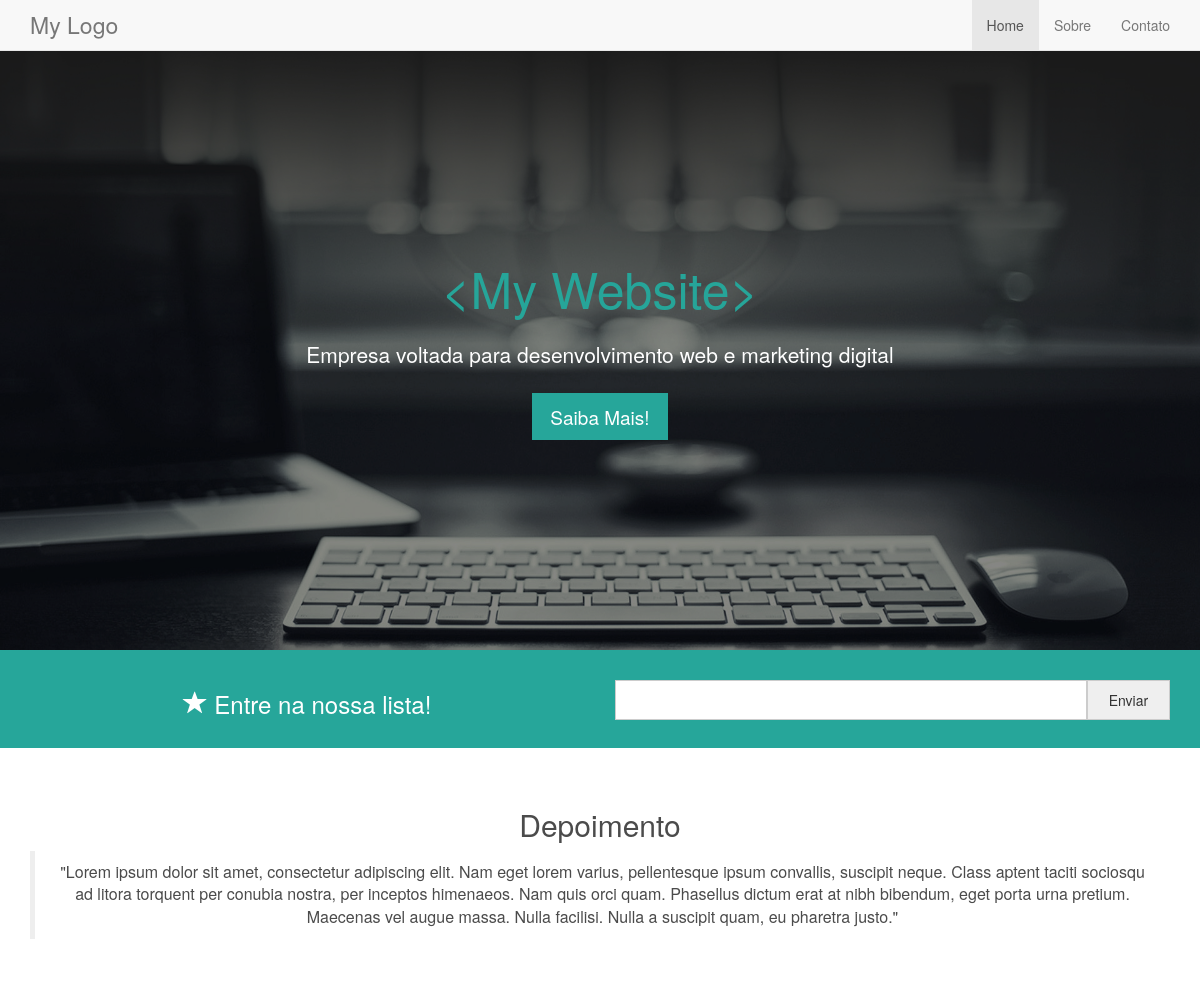
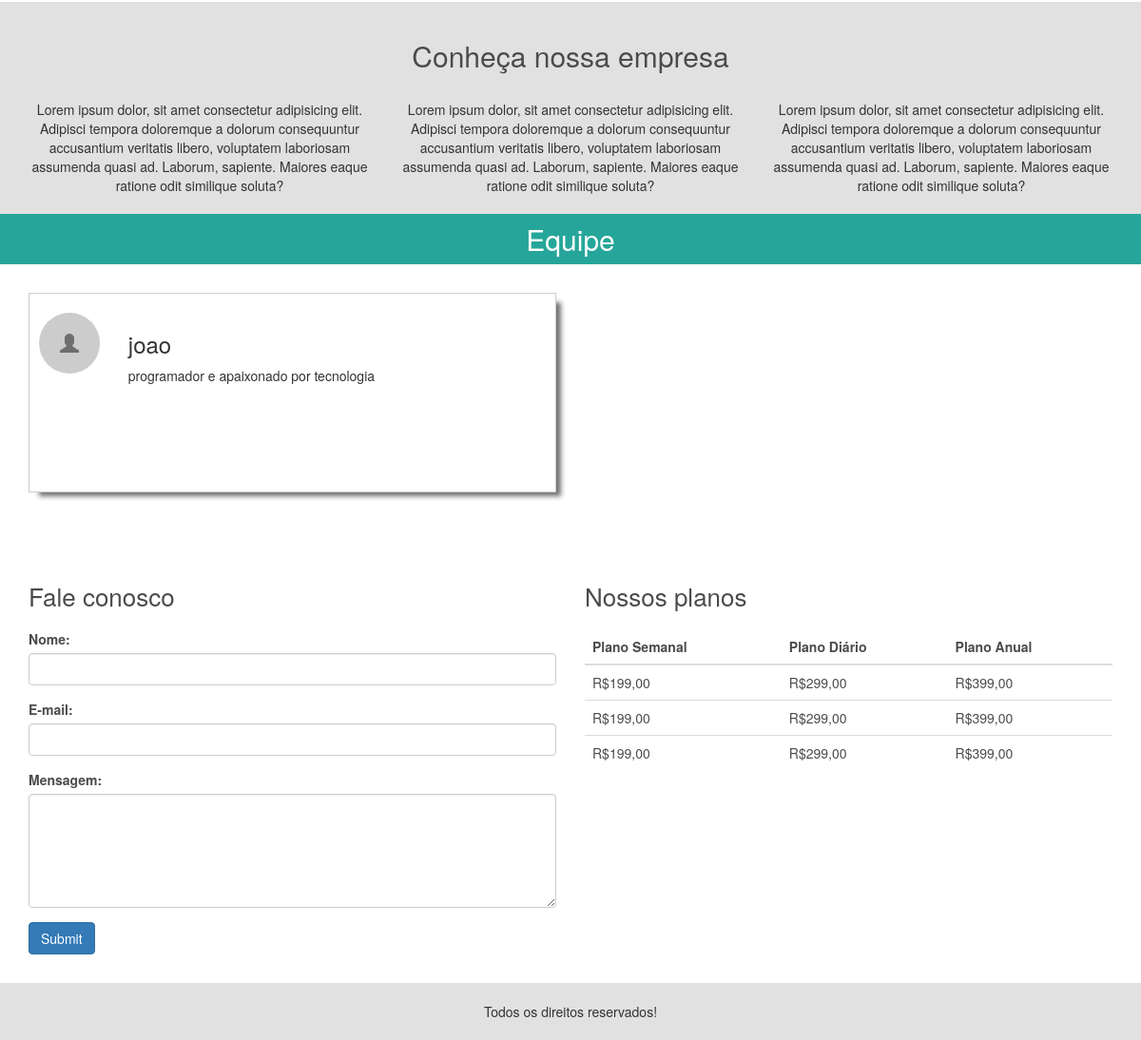
The page /site/index.php on the database its author committed (2 pictures, top to bottom).
### tables this page shows
CREATE TABLE IF NOT EXISTS `tb_sobre` (
  `id` int(11) NOT NULL AUTO_INCREMENT,
  `sobre` longtext NOT NULL,
  PRIMARY KEY (`id`)
);

CREATE TABLE IF NOT EXISTS `tb_equipe` (
  `id` int(11) NOT NULL AUTO_INCREMENT,
  `nome` varchar(255) NOT NULL,
  `descricao` text NOT NULL,
  PRIMARY KEY (`id`)
);

### site/index.php (the view, shortened to what this page needs)
<?php
$pdo = new PDO('mysql:host=localhost;dbname=bootstrap_projeto;', 'root', '');
$sobre = $pdo->prepare('SELECT * FROM tb_sobre');
$sobre->execute();
$sobre = $sobre->fetch()['sobre'];
?>
<!DOCTYPE html>
<html lang="en">
  <head>
    <link href="css/bootstrap.min.css" rel="stylesheet">
    <link href="css/style.css" rel="stylesheet">
  </head>
  <body>
    <nav class="navbar navbar-default navbar-fixed-top">
      <div class="container">
        <div class="navbar-header">
          <a class="navbar-brand" href="#">My Logo</a>
        </div>
        <div id="navbar" class="collapse navbar-collapse">
          <ul class="nav navbar-nav navbar-right">
            <li class="active"><a href="">Home</a></li>
            <li><a href="sobre">Sobre</a></li>
            <li><a href="contato">Contato</a></li>
          </ul>
        </div>
      </div>
    </nav>
    <div class="box">
      <section class="banner">
        <div class="overlay"></div>
        <div class="container chamada-banner">
          <div class="row">
              <div class="col-md-12 text-center">
              <h2><?php echo htmlentities('<'); ?>My Website<?php echo htmlentities('>');  ?></h2>
                  <p>Empresa voltada para desenvolvimento web e marketing digital</p>
                  <a href="">Saiba Mais!</a>
              </div>
          </div>
        </div>
      </section>
      <section class="cadastro-lead">
          <div class="container">
            <div class="row text-center">
                <div class="col-md-6">
                  <h2><span class="glyphicon glyphicon-star" aria-hidden="true"></span> Entre na nossa lista!</h2>
                </div>
                <div class="col-md-6">
                  <form method="post">
                    <input type="text" name="nome" /><input type="submit" value="Enviar" />
                  </form>
                </div>
            </div>
          </div>
      </section>
      <section class="depoimento text-center">
        <div class="container">
            <div class="row">
                <div class="col-md-12">
                  <h2>Depoimento</h2>
                    <blockquote>
                      <p>"Lorem ipsum dolor sit amet, consectetur adipiscing elit. Nam eget lorem varius, pellentesque ipsum convallis, suscipit neque. Class aptent taciti sociosqu ad litora torquent per conubia nostra, per inceptos himenaeos. Nam quis orci quam. Phasellus dictum erat at nibh bibendum, eget porta urna pretium. Maecenas vel augue massa. Nulla facilisi. Nulla a suscipit quam, eu pharetra justo."</p>
                  </blockquote>
                </div>
            </div>
        </div>
      </section>
      <section class="diferenciais text-center">
      <h2>Conheça nossa empresa</h2>
        <div class="container diferenciais-container">
            <div class="row"><?php echo $sobre; ?> </div>
        </div>
      </section>
      <section class="equipe">
        <h2>Equipe</h2>
        <div class="container equipe-container">
            <div class="row">
             <?php
              $selecionarMembros = $pdo->prepare('SELECT * FROM tb_equipe');
              $selecionarMembros->execute();
              $membros = $selecionarMembros->fetchAll();
              for($i = 0; $i < count($membros); $i++){
             ?>
                <div class="col-md-6">
                    <div class="equipe-single">
                        <div class="row">
                            <div class="col-md-2">
                                <div class="user-picture">
                                  <div class="user-picture-child"><span class="glyphicon glyphicon-user"></span></div>
                                </div>
                            </div>
                            <div class="col-md-10">
                               <h3><?php echo $membros[$i]['nome']; ?></h3>
                               <p> <?php echo $membros[$i]['descricao']; ?></p>
                            </div>
                        </div>
                    </div>
                </div>
              <?php } ?>
            </div>
        </div>
      </section>
      <section class="final-site">
          <div class="container">
              <div class="row">
                  <div class="col-md-6">
                    <h2>Fale conosco</h2>
                    <form>
                        <div class="form-group">
                          <label for="email">Nome:</label>
                          <input type="text" name="nome" class="form-control" id="nome">
                        </div>
                         <div class="form-group">
                          <label for="email">E-mail:</label>
                          <input type="email" name="email" class="form-control" id="email">
                        </div>
                         <div class="form-group">
                          <label for="email">Mensagem:</label>
                          <textarea class="form-control"></textarea>
                        </div>
                        <button type="submit" class="btn btn-primary">Submit</button>
                    </form>
                  </div>
                  <div class="col-md-6">
                      <h2>Nossos planos</h2>
                        <table class="table">
                            <thead>
                              <tr>
                                <th>Plano Semanal</th>
                                <th>Plano Diário</th>
                                <th>Plano Anual</th>
                              </tr>
                            </thead>
                            <tbody>
                              <tr>
                                <td>R$199,00</td>
                               <td>R$299,00</td>
                                <td>R$399,00</td>
                              </tr>
                              <tr>
                                <td>R$199,00</td>
                               <td>R$299,00</td>
                                <td>R$399,00</td>
                              </tr>
                               <tr>
                                <td>R$199,00</td>
                               <td>R$299,00</td>
                                <td>R$399,00</td>
                              </tr>
                            </tbody>
                          </table>
                  </div>
              </div>
          </div>
      </section>
      <footer>
        <p class="text-center">Todos os direitos reservados!</p>
      </footer>
    </div>
  </body>
</html>

### site/css/style.css (style rules this page uses)
.navbar-brand { font-size: 23px; }
.box { position: relative; top: 30px; }
section.banner { padding: 210px 0; position: relative; min-height: 400px; background-image: url('../images/bg.jpg'); width: 100%; background-size: cover; background-position: center; }
section.banner > .container { position: relative; z-index: 2; }
.overlay { z-index: 1; width: 100%; height: 100%; left: 0; top: 0; position: absolute; background: rgba(15,15,15,0.5); }
.chamada-banner h2 { color: #26A599; font-size: 50px; }
.chamada-banner p { margin:24px 0; color: white; font-size: 21px; }
.chamada-banner a { display: inline-block; color: white; font-size: 19px; padding:10px 18px; background: #26A69A; }
section.cadastro-lead { background: #26A69A; padding:20px 0; }
section.cadastro-lead h2 { color: white; font-size: 24px; vertical-align: middle; }
section.cadastro-lead form { position: relative; top: 10px; }
section.cadastro-lead input[type=text] { width: 85%; padding-left: 8px; height: 40px; vertical-align: middle; border:1px solid #ccc; }
section.cadastro-lead input[type=submit] { width: 15%; vertical-align: middle; height: 40px; border:1px solid #ccc; }
section.depoimento { padding: 40px 0; }
section.depoimento h2 { color: #4b4b4b; }
section.depoimento blockquote { color: #4b4b4b; font-size: 16px; }
section.diferenciais { padding:20px 0; background: rgb(225,225,225); }
section.diferenciais > h2 { color: #4b4b4b; }
.diferenciais-container { margin-top: 30px; }
.equipe-container { padding-top: 30px;padding-bottom: 30px; }
.equipe-single { margin-bottom: 15px; width: 100%; min-height: 210px; padding:20px 10px; border: 1px solid #ccc; box-shadow: 8px 7px 5px -3px rgba(20,20,20,0.6); }
section.equipe h2 { margin: 0; text-align: center; padding:10px 2%; background:#26A69A; color: white; }
.user-picture { width: 100%; padding-top: 100%; position: relative; left: 50%; transform: translate(-50%,0%); }
.user-picture-child { position: absolute; left: 0; top: 0; width: 100%; border-radius: 50%; height: 100%; background-color:#ccc; }
.user-picture-child > span { color: rgb(110,110,110); font-size: 20px; position: relative; left: 50%; top: 50%; transform: translate(-50%,-50%); }
section.final-site { padding:30px 0; color: #4b4b4b; }
section.final-site textarea { height: 120px; }
section.final-site h2 { margin:20px 0; font-size: 26px; }
footer { background: rgb(225,225,225); padding: 20px 0; }
footer p { margin: 0; }

### rows shown on the page
tb_sobre: sobre "Lorem ipsum dolor, sit amet consectetur adipisicing elit. Adipisci tempora doloremque a dolorum consequuntur accusantium veritatis libero, voluptatem laboriosam assumenda quasi ad. Laborum, sapiente. Maiores eaque ratione odit similique soluta? Lorem ipsum dolor, sit amet consectetur adipisicing elit. Adipisci tempora doloremque a dolorum consequuntur accusantium veritatis libero, voluptatem laboriosam assumenda quasi ad. Laborum, sapiente. Maiores eaque ratione odit similique soluta? Lorem ipsum dolor, sit amet consectetur adipisicing elit. Adipisci tempora doloremque a dolorum consequuntur accusantium veritatis libero, voluptatem laboriosam assumenda quasi ad. Laborum, sapiente. Maiores…"
tb_equipe: nome "joao", descricao "programador e apaixonado por tecnologia"
